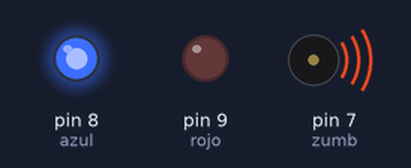
Bench run of a sketch on a simulated Arduino Uno, built with avr-gcc and run on an emulated ATmega328P. Parts: output pins drawn as LEDs (lit = HIGH), buzzer (waves = sounding).

Above: at 0.12 s.
At 2.37 s:
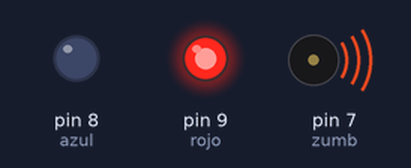
Timing chart, 0 to 3.0 s (numbered marks = the images above):
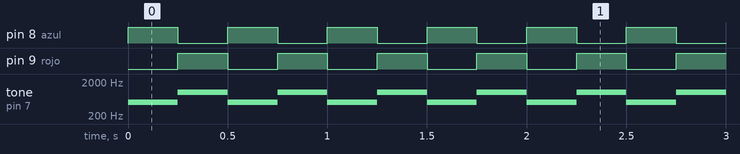

The sketch:

sirena.ino
```cpp
#define rojo 9
#define azul 8
#define zumb 7
void setup()
{
  pinMode(rojo,OUTPUT);
  pinMode(azul,OUTPUT);
  pinMode(zumb,OUTPUT);
}
void loop()
{
  digitalWrite(azul,HIGH);
  digitalWrite(rojo,LOW);
  tone(zumb,500);
  delay(250);
  tone(zumb,1000);
  digitalWrite(azul,LOW);
  digitalWrite(rojo,HIGH);
  delay(250);
}
```

Measured:
- by itself, pin 8 (azul), pin 9 (rojo): alternates HIGH for 0.25 s and LOW for 0.25 s
- by itself, tone on pin 7 (zumb): alternates 1000 Hz for 0.25 s and 500 Hz for 0.25 s
